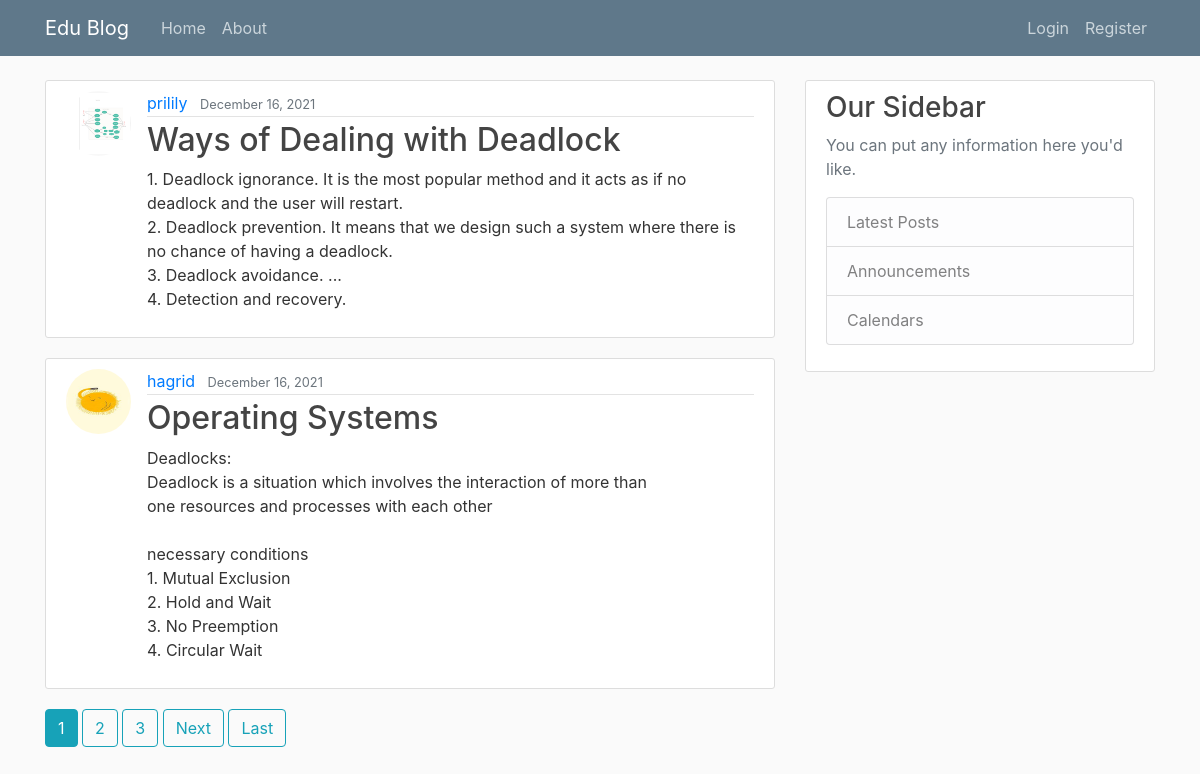
Screenshot of /blog/ with the database file from the repository.
### blog/models.py (models this page shows, shortened)
class Post(models.Model):
    title=models.CharField(max_length=100)
    content=models.TextField()
    date_posted=models.DateTimeField(default= timezone.now) #add is for when created, so it can never be updates, to keep it to posted just do auto_now
    author= models.ForeignKey(User, on_delete= models.CASCADE)

### users/models.py (models this page shows, shortened)
class Profile(models.Model):
    user=models.OneToOneField(User,on_delete=models.CASCADE)
    image=models.ImageField(default='default.jpg', upload_to='profile_pics')

### blog/views.py (the view)
# urls.py: path('',PostListView.as_view(),name='blog-home'),
class PostListView(ListView):
    model=Post
    template_name= 'blog/home.html'
    context_object_name= 'posts' # why?  in home template context is post i.e why
    ordering=['-date_posted']
    paginate_by=2

### blog/templates/blog/home.html (shortened to what this page needs)
{% extends "blog/base.html" %}
{% block content %}
    {% for post in posts %}
        <article class="media content-section">
            <img class="rounded-circle article-img" src="{{ post.author.profile.image.url }}" alt="">
            <div class="media-body">
            <div class="article-metadata">
                <a class="mr-2" href="#">{{ post.author }}</a>
                <small class="text-muted">{{ post.date_posted|date:"F d, Y" }}</small>
            </div>
            <h2><a class="article-title" href="{% url 'post-detail' post.id %}">{{ post.title }}</a></h2>
            <p class="article-content">{{ post.content }}</p>
            </div>
        </article>
    {% endfor %}
    {% if is_paginated %}
      {% for num in page_obj.paginator.page_range %}
        {% if page_obj.number == num %}
          <a class="btn btn-info mb-4" href="?page={{ num }}">{{ num }}</a>
        {% elif num > page_obj.number|add:'-3' and num < page_obj.number|add:'3' %}
          <a class="btn btn-outline-info mb-4" href="?page={{ num }}">{{ num }}</a>
        {% endif %}
      {% endfor %}
      {% if page_obj.has_next %}
        <a class="btn btn-outline-info mb-4" href="?page={{ page_obj.next_page_number }}">Next</a>
        <a class="btn btn-outline-info mb-4" href="?page={{ page_obj.paginator.num_pages }}">Last</a>
      {% endif %}
    {% endif %}
{% endblock content %}

### blog/templates/blog/base.html (shortened to what this page needs)
{% load static %}
<html lang="en">
<head>
    <link rel="stylesheet" href="https://maxcdn.bootstrapcdn.com/bootstrap/4.0.0/css/bootstrap.min.css">
    <link rel="stylesheet" href="{% static '/blog/main.css' %}">
</head>
<body>
    <header class="site-header">
        <nav class="navbar navbar-expand-md navbar-dark bg-steel fixed-top">
          <div class="container">
            <a class="navbar-brand mr-4" href="{% url 'blog-home' %}">Edu
               Blog</a>
            <div class="collapse navbar-collapse" id="navbarToggle">
              <div class="navbar-nav mr-auto">
                <a class="nav-item nav-link" href="{% url 'blog-home' %}">Home</a>
                <a class="nav-item nav-link" href="{% url 'blog-about' %}">About</a>
              </div>
              <div class="navbar-nav">
                {% if user.is_authenticated %}
                <a class="nav-item nav-link" href="{% url 'post-create' %}">New Post</a>
                <a class="nav-item nav-link" href="{% url 'profile' %}">Profile</a>
                <a class="nav-item nav-link" href="{% url 'logout' %}">Logout</a>
                {% else %}
                  <a class="nav-item nav-link" href="{% url 'login' %}">Login</a>
                  <a class="nav-item nav-link" href="{% url 'register' %}">Register</a>
                {% endif %}
                </div>
            </div>
          </div>
        </nav>
      </header>
      <main role="main" class="container">
        <div class="row">
          <div class="col-md-8">
          {% block content %}{% endblock %}
          </div>
         <div class="col-md-4">
            <div class="content-section">
              <h3>Our Sidebar</h3>
              <p class='text-muted'>You can put any information here you'd like.
                <ul class="list-group">
                  <li class="list-group-item list-group-item-light">Latest Posts</li>
                  <li class="list-group-item list-group-item-light">Announcements</li>
                  <li class="list-group-item list-group-item-light">Calendars</li>
                </ul>
              </p>
            </div>
          </div>
        </div>
      </main>
</body>
</html>

### blog/static/blog/main.css (style rules this page uses)
body { background: #fafafa; color: #333333; margin-top: 5rem; }
h1, h2, h3, h4, h5, h6 { color: #444444; }
ul { margin: 0; }
.bg-steel { background-color: #5f788a; }
.site-header .navbar-nav .nav-link { color: #cbd5db; }
.content-section { background: #ffffff; padding: 10px 20px; border: 1px solid #dddddd; border-radius: 3px; margin-bottom: 20px; }
.article-title { color: #444444; }
.article-content { white-space: pre-line; }
.article-img { height: 65px; width: 65px; margin-right: 16px; }
.article-metadata { padding-bottom: 1px; margin-bottom: 4px; border-bottom: 1px solid #e3e3e3 }

### rows the page displays
Post: author.profile.image (picture), author "prilily", date_posted "December 16, 2021", title "Ways of Dealing with Deadlock", content "1. Deadlock ignorance. It is the most popular method and it acts as if no deadlock and the user will restart. 2. Deadlock prevention. It means that we design such a system where there is no chance of having a deadlock. 3. Deadlock avoidance. ... 4. Detection and recovery."
Post: author.profile.image (placeholder picture), author "hagrid", date_posted "December 16, 2021", title "Operating Systems", content "Deadlocks: Deadlock is a situation which involves the interaction of more than one resources and processes with each other necessary conditions 1. Mutual Exclusion 2. Hold and Wait 3. No Preemption 4. Circular Wait"

### other values shown
{{ num }} "1"
{{ num }} "2" "3"
